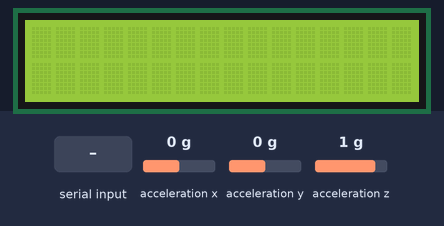
Bench run of a program on a simulated Raspberry Pi (BCM pin numbers). On the bench: 16×2 character LCD. The test bench sets the inputs (shaded band); at power-on: acceleration x 0 g, acceleration y 0 g, acceleration z 1 g. Library files of the repository ran but are not shown: I2C_driver.py; what the program prints to the terminal is not drawn.

Above: at 1.4 s.
1.5 s: "1" typed at the terminal, then Enter
3.0 s: "q" typed at the terminal, then Enter
At 3.02 s:
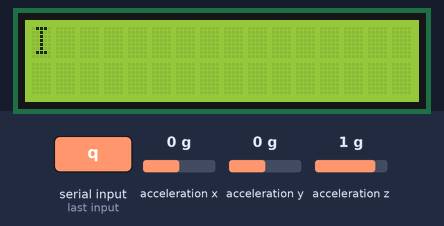
At 3.7 s:
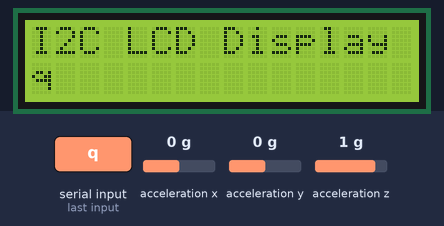
4.5 s: "2" typed at the terminal, then Enter
Timing chart, 0 to 7.5 s (numbered marks = the images above; inputs shaded):
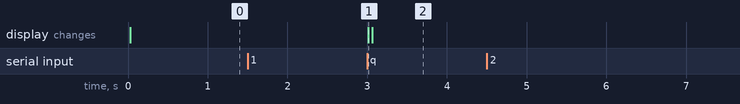

The program:

I2C_mix.py
```python
import I2C_driver as LCD
from time import *
import smbus

bus= smbus.SMBus(1)

# IC address
ADX_address= 0x53

# X, Y, Z axis
ADX_X_addr= 0x32
ADX_Y_addr= 0x34
ADX_Z_addr= 0x36

#ADXL345
def init_ADXL345():
    bus.write_byte_data(ADX_address, 0x2D, 0x08)

def ADX_measure_acc(addr):
    acc0= bus.read_byte_data(ADX_address, addr)

    acc1= bus.read_byte_data(ADX_address, addr+1)

    acc= (acc1 << 8) + acc0

    if( acc > 0x1FF):
        acc= (65536 - acc)* -1
    acc= (acc* 3.9)/1000

    return acc

def main():
    # init
    init_ADXL345()
    mylcd = LCD.lcd()

    num= input('Select Num= ')

    while ( num != 'q'):
        if (num == '1'):
            #mylcd = LCD.lcd()
            LCD_str= input('char input= ')
            mylcd.lcd_clear()
            mylcd.lcd_display_string("I2C LCD Display",1)
            mylcd.lcd_display_string(LCD_str,2)
            sleep(2)
        elif(num == '2'):
            #init_ADXL345()
            for i in range(3):
                x_acc= ADX_measure_acc(ADX_X_addr)
                y_acc= ADX_measure_acc(ADX_Y_addr)
                z_acc= ADX_measure_acc(ADX_Z_addr)
                print ( 'X= %2.2f' % x_acc, 'Y= %2.2f' % y_acc, 'Z= %2.2f' % z_acc)
                sleep(1)
        sleep(1)
        num= input('Select Num= ')
    print('Program_clse')

if __name__ == '__main__':
    main()
```

Measured:
- after the input at 1.5 s, every drawn part: stays the same
- after the input at 3.0 s, the display: changes at once (image 1)
- after the input at 4.5 s, every drawn part: stays the same
